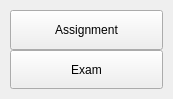
<?xml version="1.0" encoding="UTF-8"?>
<ui version="4.0">
 <class>EventChoice</class>
 <widget class="QDialog" name="EventChoice">
  <property name="geometry">
   <rect>
    <x>0</x>
    <y>0</y>
    <width>173</width>
    <height>99</height>
   </rect>
  </property>
  <property name="windowTitle">
   <string>Dialog</string>
  </property>
  <layout class="QVBoxLayout" name="verticalLayout">
   <property name="spacing">
    <number>0</number>
   </property>
   <property name="leftMargin">
    <number>10</number>
   </property>
   <property name="topMargin">
    <number>10</number>
   </property>
   <property name="rightMargin">
    <number>10</number>
   </property>
   <property name="bottomMargin">
    <number>10</number>
   </property>
   <item>
    <widget class="QFrame" name="frame">
     <property name="sizePolicy">
      <sizepolicy hsizetype="Minimum" vsizetype="Minimum">
       <horstretch>0</horstretch>
       <verstretch>0</verstretch>
      </sizepolicy>
     </property>
     <property name="frameShape">
      <enum>QFrame::NoFrame</enum>
     </property>
     <property name="frameShadow">
      <enum>QFrame::Raised</enum>
     </property>
     <layout class="QVBoxLayout" name="verticalLayout_2">
      <property name="spacing">
       <number>0</number>
      </property>
      <property name="leftMargin">
       <number>0</number>
      </property>
      <property name="topMargin">
       <number>0</number>
      </property>
      <property name="rightMargin">
       <number>0</number>
      </property>
      <property name="bottomMargin">
       <number>0</number>
      </property>
      <item>
       <widget class="QPushButton" name="assignment_button">
        <property name="sizePolicy">
         <sizepolicy hsizetype="Expanding" vsizetype="Expanding">
          <horstretch>0</horstretch>
          <verstretch>0</verstretch>
         </sizepolicy>
        </property>
        <property name="focusPolicy">
         <enum>Qt::NoFocus</enum>
        </property>
        <property name="text">
         <string>Assignment</string>
        </property>
       </widget>
      </item>
      <item>
       <widget class="QPushButton" name="exam_button">
        <property name="sizePolicy">
         <sizepolicy hsizetype="Expanding" vsizetype="Expanding">
          <horstretch>0</horstretch>
          <verstretch>0</verstretch>
         </sizepolicy>
        </property>
        <property name="focusPolicy">
         <enum>Qt::NoFocus</enum>
        </property>
        <property name="text">
         <string>Exam</string>
        </property>
       </widget>
      </item>
     </layout>
    </widget>
   </item>
  </layout>
 </widget>
 <resources>
  <include location="../../../resources/resources.qrc"/>
 </resources>
 <connections/>
</ui>
